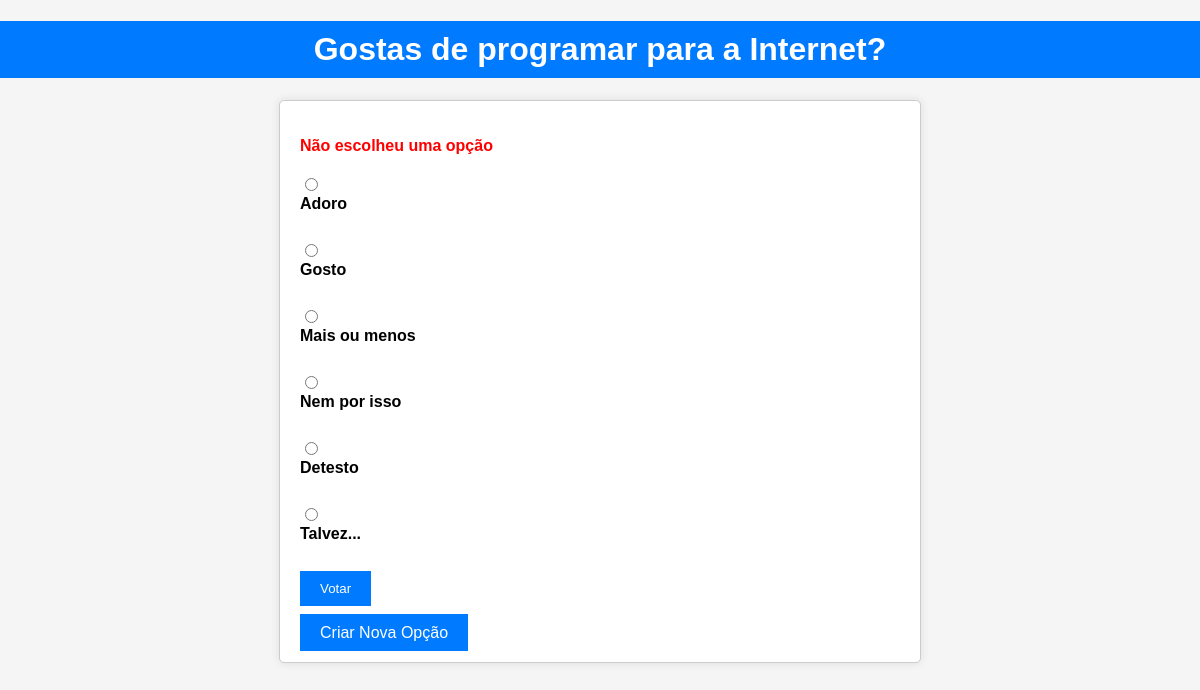
Screenshot of /votacao/3/voto with the database file from the repository.
### votacao/models.py (models this page shows, shortened)
class Questao(models.Model):
    questao_texto = models.CharField(max_length=200)
    pub_data = models.DateTimeField('data de publicacao')

class Opcao(models.Model):
    questao = models.ForeignKey(Questao, on_delete=models.CASCADE)
    opcao_texto = models.CharField(max_length=200)
    votos = models.IntegerField(default=0)

### votacao/views.py (the view)
# urls.py: path('<int:questao_id>/voto', views.voto, name='voto'),
def voto(request, questao_id):
    questao = get_object_or_404(Questao, pk=questao_id)
    try:
        opcao_seleccionada = questao.opcao_set.get(pk=request.POST['opcao'])
    except (KeyError, Opcao.DoesNotExist):
        return render(request, 'votacao/detalhe.html', {'questao': questao,
                                                        'error_message': "Não escolheu uma opção", })
    else:
        opcao_seleccionada.votos += 1
        opcao_seleccionada.save()
    return HttpResponseRedirect(reverse('votacao:resultados', args=(questao.id,)))

### votacao/templates/votacao/detalhe.html (shortened to what this page needs)
<!DOCTYPE html>
{% load static %}
<html lang="en">
<head>
    <link rel="stylesheet" type="text/css" href="{% static 'votacao/detalhe_styles.css' %}">
</head>
<body>
    <h1>{{ questao.questao_texto }}</h1>
    <div class="container">
        {% if error_message %}
        <p class="error-message">{{ error_message }}</p>
        {% endif %}
        <form action="{% url 'votacao:voto' questao.id %}" method="post">
            {% for opcao in questao.opcao_set.all %}
                <input type="radio" name="opcao" id="opcao{{ forloop.counter }}" value="{{ opcao.id }}" />
                <label for="opcao{{ forloop.counter }}">{{ opcao.opcao_texto }}</label><br />
            {% endfor %}
            <input type="submit" value="Votar" />
        </form>
        <br>
        <a href="{% url 'votacao:criaropcao' questao_id=questao.id %}" class="create-button"> Criar Nova Opção</a>
    </div>
</body>
</html>

### votacao/static/votacao/detalhe_styles.css (style rules this page uses)
body { font-family: Arial, sans-serif; background-color: #f5f5f5; margin: 0; padding: 0; }
h1 { background-color: #007bff; color: #fff; padding: 10px; text-align: center; }
.container { max-width: 600px; margin: 20px auto; padding: 20px; background-color: #fff; border: 1px solid #ccc; border-radius: 5px; box-shadow: 0 0 10px rgba(0, 0, 0, 0.1); }
.error-message { color: red; font-weight: bold; }
form { margin-top: 20px; }
label { display: block; margin-bottom: 10px; font-weight: bold; }
input[type="radio"] { margin-right: 5px; }
input[type="submit"] { background-color: #007bff; color: #fff; border: none; padding: 10px 20px; cursor: pointer; }
.create-button { background-color: #007bff; color: #fff; border: none; padding: 10px 20px; cursor: pointer; text-decoration: none; }

### rows the page displays
Questao: questao_texto "Gostas de programar para a Internet?"
Opcao: opcao_texto "Adoro"
Opcao: opcao_texto "Gosto"
Opcao: opcao_texto "Mais ou menos"
Opcao: opcao_texto "Nem por isso"
Opcao: opcao_texto "Detesto"
Opcao: opcao_texto "Talvez..."

### other values shown
{{ error_message }} "Não escolheu uma opção"
